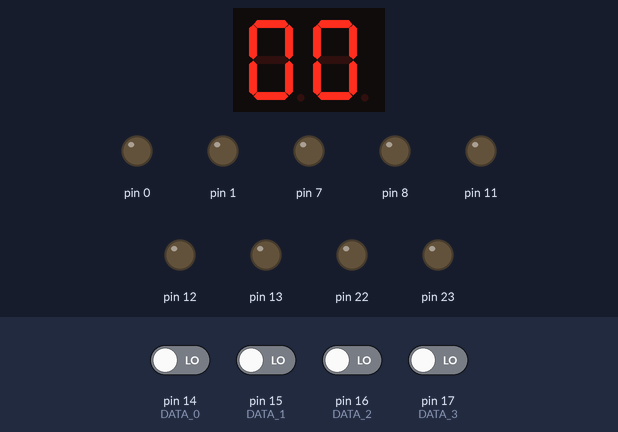
A sketch run on a simulated Arduino Uno, built with avr-gcc and run on an emulated ATmega328P. Shown: 2-digit seven-segment display, output pins drawn as LEDs (lit = HIGH). Wiring (inferred from the names in the program): 2-digit 7-segment display, segments lit when HIGH: segments pin 4, pin 3, pin 2, pin 10, pin 9, pin 6, pin 5; digit selects pin 18, pin 19. Inputs (shaded band) come from the test bench; at power-on: pin 14 (DATA_0), pin 15 (DATA_1), pin 16 (DATA_2), pin 17 (DATA_3) LOW. The segment pins are drawn as the display they are named for; pins used as bus, display or sensor lines are not drawn.

Above: at 1.2 s.
1.3 s: pin 14 (DATA_0) driven HIGH
At 2.4 s:
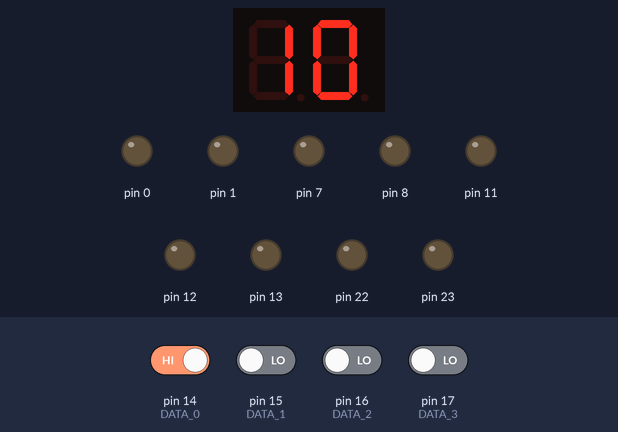
2.8 s: pin 15 (DATA_1) driven HIGH
At 4.0 s:
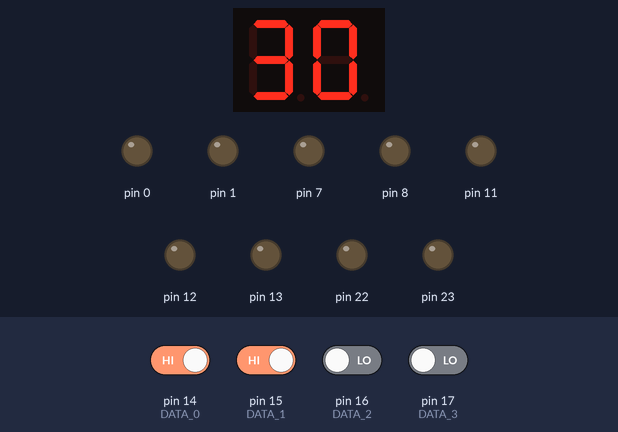
4.3 s: pin 16 (DATA_2) driven HIGH
At 4.7 s:
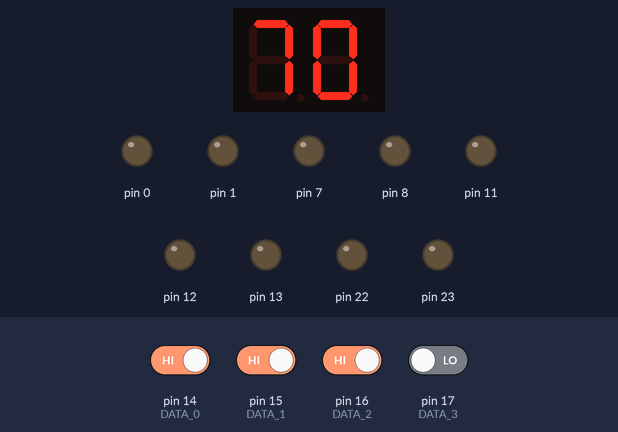
5.8 s: pin 17 (DATA_3) driven HIGH
At 7.0 s:
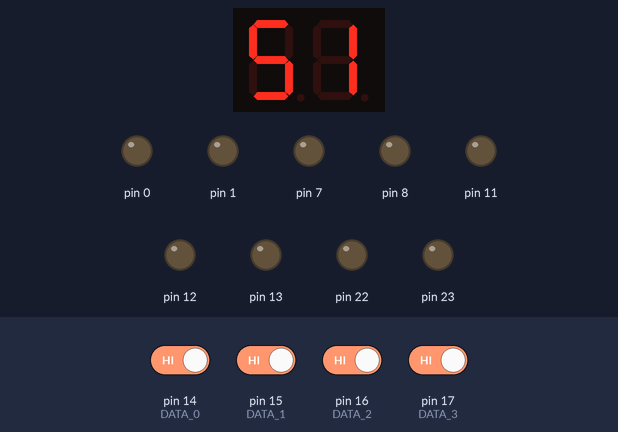
7.3 s: pin 14 (DATA_0) driven LOW
At 8.2 s:
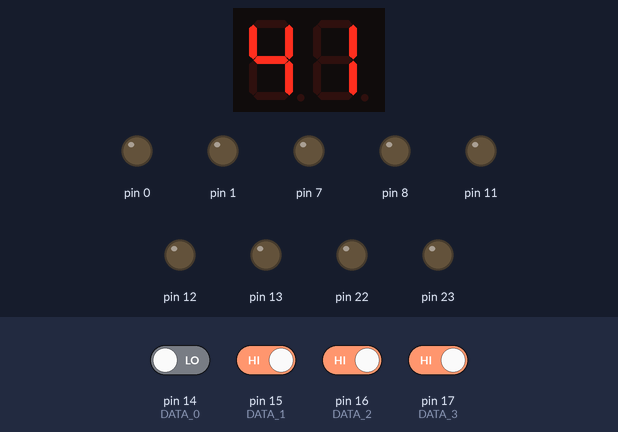
8.8 s: pin 15 (DATA_1) driven LOW
At 9.4 s:
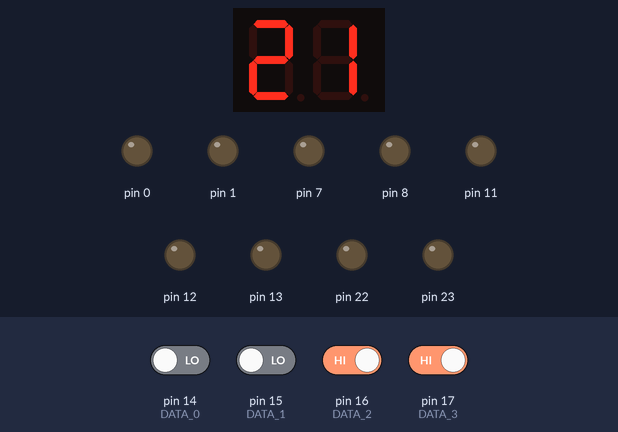
Timing chart, 0 to 11.3 s (numbered marks = the images above; inputs shaded):
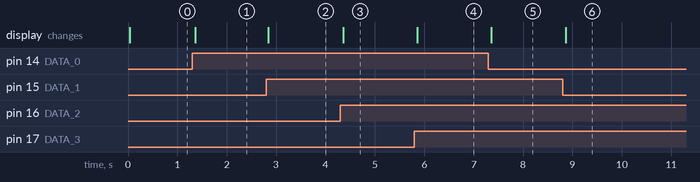

The sketch:

U4BN_firmware.ino
```cpp
/*
 * M5TC-U4BN-0A2
 * -------------
 * Displays inputs from SDPT switch/rotary encoder as unsigned 4-bit numbers.
 * Authors: Akshat Sahay, Samridh Tuteja
 */

/*
 * Special Registers:
 * ------------------
 * This code uses registers on the ATMEGA328P directly using AVR-C.
 * Good reference: https://exploreembedded.com/wiki/Basics_of_AVR_%27C%27
 * Another good reference: https://www.youtube.com/watch?v=tBq3sO1Z-7o
 *
 * We use registers directly TODO:{B/C it is better then teh arduino library sine it does not hide how the hardware works}.
 *
 * The 328P has 3 port registers: PORTB, PORTC and PORTD.
 * We access them to get inputs and send outputs using the MCU.
 *
 * DDRx:
 * -----
 *  - Stands for Data Direction Register.
 *  - Determines whether the pins on the specified port are inputs(0) or outputs(1).
 *  - For example: DDRD = 00001100, here all pins except pins 2 and 3 are inputs on PORTD.
 *  - Corresponding Arduino function: pinMode();
 *
 * PORTx:
 * ------
 *  - Physical port on the ATMEGA328P.
 *  - Determines whether the pins on the specified port are set HIGH(5V) or LOW(0V) in our code.
 *  - For example: PORTB = 01100010, here we set all pins except pins 2, 5 and 6 are LOW.
 *  - Corresponding Arduino function: digitalWrite();
 *
 * PINx:
 * ------
 *  - Physical port on the ATMEGA328P.
 *  - Checks the value of pins, either HIGH(5V) or LOW(0V).
 *  - For example: data_decimal = PINC, here we assign the values of PORTC to the variable data_decimal.
 *  - Corresponding Arduino function: digitalRead();
 */

#define SEG_DELAY_MS 1

#define SEG_A PD4
#define SEG_B PD3
#define SEG_C PD2
#define SEG_D PB2
#define SEG_E PB1
#define SEG_F PD6
#define SEG_G PD5

#define DATA_0 PC0
#define DATA_1 PC1
#define DATA_2 PC2
#define DATA_3 PC3

#define K1 PC6
#define K2 PC4
#define K3 PC5

/* registers variables */
unsigned char num_displayed = 0;  // number displayed on the 7-segment
unsigned char data_decimal = 0;   // data from PORTC in decimal
unsigned char data_hex = 0;       // data from PORTC in hex, two digits each

void setup() {
  // set PORTB and PORTD as OUTPUT
  DDRB = 0xFF;
  DDRD = 0xFF;

  // set PORTC as INPUT + K1, K2, K3 as OUTPUT
  DDRC = (0 << K1) | (1 << K2) | (1 << K3);
}

void loop() {
  // get DATA inputs from PORTC, we only want lower 4 bits
  data_decimal = PINC & 0b00001111;

  // display output to K1
  number_to_seg(data_decimal);

  PORTC |= (1 << K1);
  delay(SEG_DELAY_MS);
  PORTC &= ~(1 << K1);
  clear_seg();

  // display output to K2
  number_to_seg(data_decimal % 10);

  PORTC |= (1 << K2);
  delay(SEG_DELAY_MS);
  PORTC &= ~(1 << K2);
  clear_seg();

  // display output to K3
  number_to_seg(data_decimal / 10);

  PORTC |= (1 << K3);
  delay(SEG_DELAY_MS);
  PORTC &= ~(1 << K3);
  clear_seg();
}

void clear_seg() {
  PORTB &= ~(1 << SEG_D)|(1 << SEG_E);
  PORTD &= ~(
       (1 << SEG_A)
      |(1 << SEG_B)
      |(1 << SEG_C)
      |(1 << SEG_F)
      |(1 << SEG_G)
  );
}

/* turn on seven-segment signals based on num  */
void number_to_seg(unsigned char num) {
  if (num == 0) {
    // SEG_A ON, SEG_B ON, SEG_C ON, SEG_D ON, SEG_E ON, SEG_F ON, SEG_G OFF
    PORTB = (1 << SEG_D) | (1 << SEG_E);
    PORTD = (1 << SEG_A) | (1 << SEG_B) | (1 << SEG_C) | (1 << SEG_F);
  }

  if (num == 1) {
    // SEG_A OFF, SEG_B ON, SEG_C ON, SEG_D OFF, SEG_E OFF, SEG_F OFF, SEG_G OFF
    PORTB = 0x00;
    PORTD = (1 << SEG_B) | (1 << SEG_C);
  }

  if (num == 2) {
    // SEG_A ON, SEG_B ON, SEG_C OFF, SEG_D ON, SEG_E ON, SEG_F OFF, SEG_G ON
    PORTB = (1 << SEG_D) | (1 << SEG_E);
    PORTD = (1 << SEG_A) | (1 << SEG_B) | (1 << SEG_G);
  }

  if (num == 3) {
    // SEG_A ON, SEG_B ON, SEG_C ON, SEG_D ON, SEG_E OFF, SEG_F OFF, SEG_G ON
    PORTB = (1 << SEG_D);
    PORTD = (1 << SEG_A) | (1 << SEG_B) | (1 << SEG_C) | (1 << SEG_G);
  }

  if (num == 4) {
    // SEG_A OFF, SEG_B ON, SEG_C ON, SEG_D OFF, SEG_E OFF, SEG_F ON, SEG_G ON
    PORTB = 0x00;
    PORTD = (1 << SEG_B) | (1 << SEG_C) | (1 << SEG_F) | (1 << SEG_G);
  }

  if (num == 5) {
    // SEG_A ON, SEG_B OFF, SEG_C ON, SEG_D ON, SEG_E OFF, SEG_F ON, SEG_G ON
    PORTB = (1 << SEG_D);
    PORTD = (1 << SEG_A) | (1 << SEG_C) | (1 << SEG_F) | (1 << SEG_G);
  }

  if (num == 6) {
    // SEG_A ON, SEG_B OFF, SEG_C ON, SEG_D ON, SEG_E ON, SEG_F ON, SEG_G ON
    PORTB = (1 << SEG_D) | (1 << SEG_E);
    PORTD = (1 << SEG_A) | (1 << SEG_C) | (1 << SEG_F) | (1 << SEG_G);
  }

  if (num == 7) {
    // SEG_A ON, SEG_B ON, SEG_C ON, SEG_D OFF, SEG_E OFF, SEG_F OFF, SEG_G OFF
    PORTB = 0;
    PORTD = (1 << SEG_A) | (1 << SEG_B) | (1 << SEG_C);
  }

  if (num == 8) {
    // SEG_A ON, SEG_B ON, SEG_C ON, SEG_D ON, SEG_E ON, SEG_F ON, SEG_G ON
    PORTB = (1 << SEG_D) | (1 << SEG_E);
    PORTD = (1 << SEG_A) | (1 << SEG_B) | (1 << SEG_C) | (1 << SEG_F) | (1 << SEG_G);
  }

  if (num == 9) {
    // SEG_A ON, SEG_B ON, SEG_C ON, SEG_D ON, SEG_E OFF, SEG_F ON, SEG_G ON
    PORTB = (1 << SEG_D);
    PORTD = (1 << SEG_A) | (1 << SEG_B) | (1 << SEG_C) | (1 << SEG_F) | (1 << SEG_G);
  }

  if (num == 10) {
    // SEG_A ON, SEG_B ON, SEG_C ON, SEG_D OFF, SEG_E ON, SEG_F ON, SEG_G ON
    PORTB = (1 << SEG_E);
    PORTD = (1 << SEG_A) | (1 << SEG_B) | (1 << SEG_C) | (1 << SEG_F) | (1 << SEG_G);
  }

  if (num == 11) {
    // SEG_A OFF, SEG_B OFF, SEG_C ON, SEG_D ON, SEG_E ON, SEG_F ON, SEG_G ON
    PORTB = (1 << SEG_D) | (1 << SEG_E);
    PORTD = (1 << SEG_C) | (1 << SEG_F) | (1 << SEG_G);
  }

  if (num == 12) {
    // SEG_A ON, SEG_B OFF, SEG_C OFF, SEG_D ON, SEG_E ON, SEG_F ON, SEG_G OFF
    PORTB = (1 << SEG_D) | (1 << SEG_E);
    PORTD = (1 << SEG_A) | (1 << SEG_F);
  }

  if (num == 13) {
    // SEG_A OFF, SEG_B ON, SEG_C ON, SEG_D ON, SEG_E ON, SEG_F OFF, SEG_G ON
    PORTB = (1 << SEG_D) | (1 << SEG_E);
    PORTD = (1 << SEG_B) | (1 << SEG_C) | (1 << SEG_G);
  }

  if (num == 14) {
    // SEG_A ON, SEG_B OFF, SEG_C OFF, SEG_D ON, SEG_E ON, SEG_F ON, SEG_G ON
    PORTB = (1 << SEG_D) | (1 << SEG_E);
    PORTD = (1 << SEG_A) | (1 << SEG_F) | (1 << SEG_G);
  }

  if (num == 15) {
    // SEG_A ON, SEG_B OFF, SEG_C OFF, SEG_D OFF, SEG_E ON, SEG_F ON, SEG_G ON
    PORTB = (1 << SEG_E);
    PORTD = (1 << SEG_A) | (1 << SEG_F) | (1 << SEG_G);
  }
}
```

Measured:
- after the input at 1.3 s, the display: changes after 0.06 s (image 1)
- after the input at 2.8 s, the display: changes at once (image 2)
- after the input at 4.3 s, the display: changes after 0.06 s (image 3)
- after the input at 5.8 s, the display: changes after 0.06 s (image 4)
- after the input at 7.3 s, the display: changes after 0.06 s (image 5)
- after the input at 8.8 s, the display: changes after 0.06 s (image 6)
